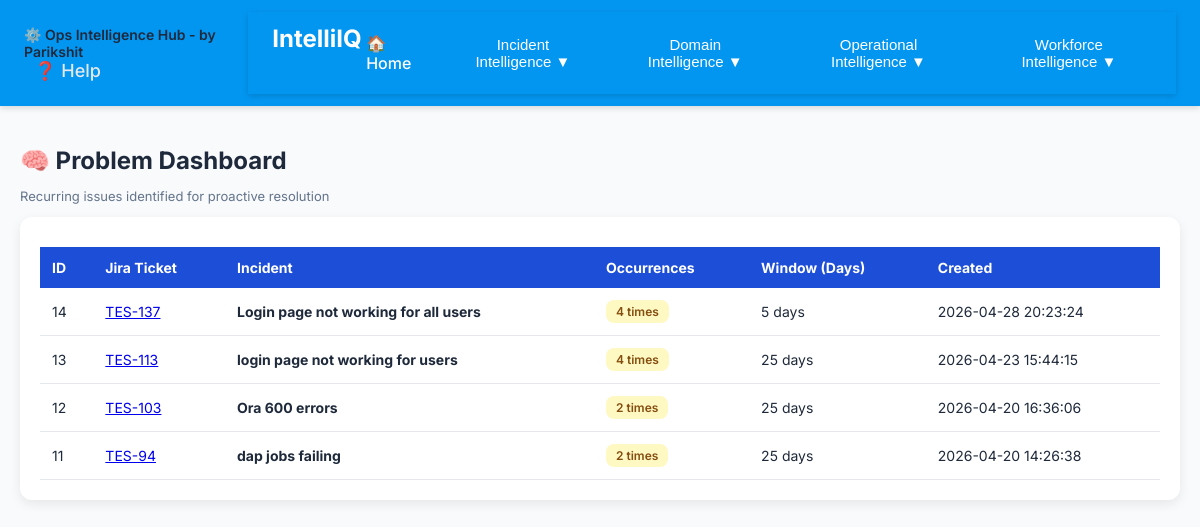
The page /problem_dashboard on the database as committed earlier.
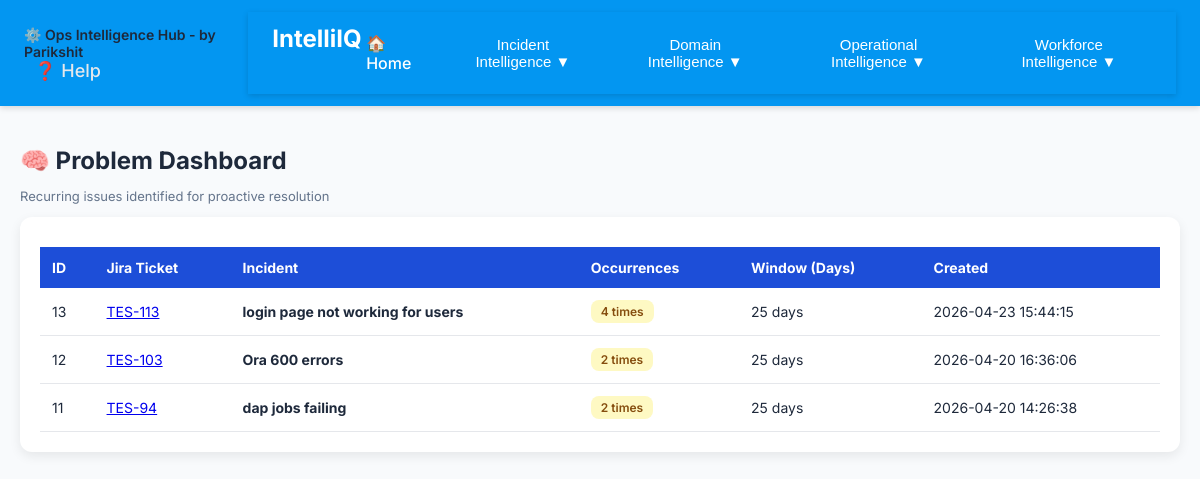
The same page on the database as committed later.
### tables this page shows
CREATE TABLE ProblemTickets (
    id INTEGER PRIMARY KEY AUTOINCREMENT,
    incident TEXT,
    occurrence_count INTEGER,
    window_days INTEGER,
    created_at TEXT
, jira_ticket_id TEXT);

### ticket_dashboard.py (the view)
    @app.route("/problem_dashboard")
    def problem_dashboard():
        conn = sqlite3.connect(DB_NAME)
        cursor = conn.cursor()
        cursor.execute("""
            SELECT id, incident, occurrence_count, window_days, created_at, jira_ticket_id
            FROM ProblemTickets
            ORDER BY created_at DESC
        """)
        rows = cursor.fetchall()
        conn.close()
        problems = []
        for r in rows:
            problems.append({
                "id": r[0],
                "incident": r[1],
                "count": r[2],
                "window": r[3],
                "created": r[4],
                "jira_ticket_id": r[5]
            })
        return render_template(
            "problem_dashboard.html",
            problems=problems,
            active_page="problem"
        )

### pcAnalyser.py (called while the page is built)
@app.context_processor
def inject_global_vars():
    return dict(app_owner="Parikshit")

### templates/problem_dashboard.html (shortened to what this page needs)
{% extends "base.html" %}
{% block content %}
<h2>🧠 Problem Dashboard</h2>
<p class="subtle">Recurring issues identified for proactive resolution</p>
<div class="card">
    {% if problems %}
    <table>
        <thead>
            <tr>
                <th>ID</th>
                <th>Jira Ticket</th>
                <th>Incident</th>
                <th>Occurrences</th>
                <th>Window (Days)</th>
                <th>Created</th>
            </tr>
        </thead>
        <tbody>
            {% for p in problems %}
            <tr>
                <td>{{ p.id }}</td>
                <td>
                    {% if p.jira_ticket_id %}
                        <a href="https://parikshit-pathak.atlassian.net/browse/{{ p.jira_ticket_id }}" target="_blank">
                            {{ p.jira_ticket_id }}
                        </a>
                    {% else %}
                        -
                    {% endif %}
                </td>
                <td>
                    <strong>{{ p.incident }}</strong>
                </td>
                <td>
                    <span class="badge badge-yellow">
                        {{ p.count }} times
                    </span>
                </td>
                <td>{{ p.window }} days</td>
                <td>{{ p.created }}</td>
            </tr>
            {% endfor %}
        </tbody>
    </table>
    {% else %}
        <p class="subtle">No problem tickets identified yet</p>
    {% endif %}
</div>
{% endblock %}

Rows that differ between the two databases and show on the page:
removed ProblemTickets: id "14", jira_ticket_id "TES-137", incident "Login page not working for all users", count "4", window "5", created "2026-04-28 20:23:24"
